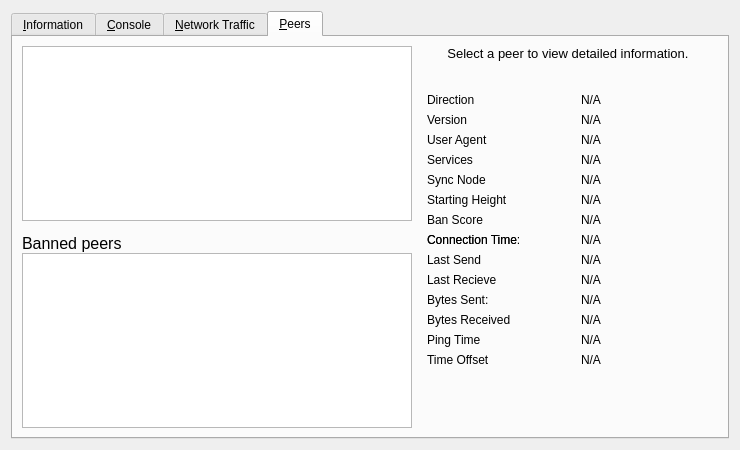
<?xml version="1.0" encoding="UTF-8"?>
<ui version="4.0">
 <class>RPCConsole</class>
 <widget class="QWidget" name="RPCConsole">
  <property name="geometry">
   <rect>
    <x>0</x>
    <y>0</y>
    <width>740</width>
    <height>450</height>
   </rect>
  </property>
  <property name="windowTitle">
   <string>Crave - Debug window</string>
  </property>
  <layout class="QVBoxLayout" name="verticalLayout_2">
   <item>
    <widget class="QTabWidget" name="tabWidget">
     <property name="currentIndex">
      <number>3</number>
     </property>
     <widget class="QWidget" name="tab_info">
      <attribute name="title">
       <string>&amp;Information</string>
      </attribute>
      <layout class="QFormLayout" name="formLayout">
       <item row="0" column="0">
        <widget class="QLabel" name="label_9">
         <property name="font">
          <font>
           <weight>75</weight>
           <bold>true</bold>
          </font>
         </property>
         <property name="text">
          <string>Crave Core</string>
         </property>
        </widget>
       </item>
       <item row="1" column="0">
        <widget class="QLabel" name="label_5">
         <property name="text">
          <string>Client name</string>
         </property>
        </widget>
       </item>
       <item row="1" column="1">
        <widget class="QLabel" name="clientName">
         <property name="cursor">
          <cursorShape>IBeamCursor</cursorShape>
         </property>
         <property name="text">
          <string>N/A</string>
         </property>
         <property name="textFormat">
          <enum>Qt::PlainText</enum>
         </property>
         <property name="textInteractionFlags">
          <set>Qt::LinksAccessibleByMouse|Qt::TextSelectableByKeyboard|Qt::TextSelectableByMouse</set>
         </property>
        </widget>
       </item>
       <item row="2" column="0">
        <widget class="QLabel" name="label_6">
         <property name="text">
          <string>Client version</string>
         </property>
        </widget>
       </item>
       <item row="2" column="1">
        <widget class="QLabel" name="clientVersion">
         <property name="cursor">
          <cursorShape>IBeamCursor</cursorShape>
         </property>
         <property name="text">
          <string>N/A</string>
         </property>
         <property name="textFormat">
          <enum>Qt::PlainText</enum>
         </property>
         <property name="textInteractionFlags">
          <set>Qt::LinksAccessibleByMouse|Qt::TextSelectableByKeyboard|Qt::TextSelectableByMouse</set>
         </property>
        </widget>
       </item>
       <item row="3" column="0">
        <widget class="QLabel" name="label_14">
         <property name="text">
          <string>Using OpenSSL version</string>
         </property>
         <property name="indent">
          <number>10</number>
         </property>
        </widget>
       </item>
       <item row="3" column="1">
        <widget class="QLabel" name="openSSLVersion">
         <property name="cursor">
          <cursorShape>IBeamCursor</cursorShape>
         </property>
         <property name="text">
          <string>N/A</string>
         </property>
         <property name="textFormat">
          <enum>Qt::PlainText</enum>
         </property>
         <property name="textInteractionFlags">
          <set>Qt::LinksAccessibleByMouse|Qt::TextSelectableByKeyboard|Qt::TextSelectableByMouse</set>
         </property>
        </widget>
       </item>
       <item row="4" column="0">
        <widget class="QLabel" name="label_12">
         <property name="text">
          <string>Build date</string>
         </property>
        </widget>
       </item>
       <item row="4" column="1">
        <widget class="QLabel" name="buildDate">
         <property name="cursor">
          <cursorShape>IBeamCursor</cursorShape>
         </property>
         <property name="text">
          <string>N/A</string>
         </property>
         <property name="textFormat">
          <enum>Qt::PlainText</enum>
         </property>
         <property name="textInteractionFlags">
          <set>Qt::LinksAccessibleByMouse|Qt::TextSelectableByKeyboard|Qt::TextSelectableByMouse</set>
         </property>
        </widget>
       </item>
       <item row="5" column="0">
        <widget class="QLabel" name="label_13">
         <property name="text">
          <string>Startup time</string>
         </property>
        </widget>
       </item>
       <item row="5" column="1">
        <widget class="QLabel" name="startupTime">
         <property name="cursor">
          <cursorShape>IBeamCursor</cursorShape>
         </property>
         <property name="text">
          <string>N/A</string>
         </property>
         <property name="textFormat">
          <enum>Qt::PlainText</enum>
         </property>
         <property name="textInteractionFlags">
          <set>Qt::LinksAccessibleByMouse|Qt::TextSelectableByKeyboard|Qt::TextSelectableByMouse</set>
         </property>
        </widget>
       </item>
       <item row="6" column="0">
        <widget class="QLabel" name="label_11">
         <property name="font">
          <font>
           <weight>75</weight>
           <bold>true</bold>
          </font>
         </property>
         <property name="text">
          <string>Network</string>
         </property>
        </widget>
       </item>
       <item row="7" column="0">
        <widget class="QLabel" name="label_7">
         <property name="text">
          <string>Number of connections</string>
         </property>
        </widget>
       </item>
       <item row="7" column="1">
        <widget class="QLabel" name="numberOfConnections">
         <property name="cursor">
          <cursorShape>IBeamCursor</cursorShape>
         </property>
         <property name="text">
          <string>N/A</string>
         </property>
         <property name="textFormat">
          <enum>Qt::PlainText</enum>
         </property>
         <property name="textInteractionFlags">
          <set>Qt::LinksAccessibleByMouse|Qt::TextSelectableByKeyboard|Qt::TextSelectableByMouse</set>
         </property>
        </widget>
       </item>
       <item row="8" column="0">
        <widget class="QLabel" name="label_15">
         <property name="text">
          <string>Number of masternodes</string>
         </property>
        </widget>
       </item>
       <item row="8" column="1">
        <widget class="QLabel" name="masternodeCount">
         <property name="cursor">
          <cursorShape>IBeamCursor</cursorShape>
         </property>
         <property name="text">
          <string>N/A</string>
         </property>
         <property name="textFormat">
          <enum>Qt::PlainText</enum>
         </property>
         <property name="textInteractionFlags">
          <set>Qt::LinksAccessibleByMouse|Qt::TextSelectableByKeyboard|Qt::TextSelectableByMouse</set>
         </property>
        </widget>
       </item>
       <item row="9" column="0">
        <widget class="QLabel" name="label_8">
         <property name="text">
          <string>On testnet</string>
         </property>
        </widget>
       </item>
       <item row="9" column="1">
        <widget class="QCheckBox" name="isTestNet">
         <property name="enabled">
          <bool>false</bool>
         </property>
         <property name="text">
          <string/>
         </property>
        </widget>
       </item>
       <item row="10" column="0">
        <widget class="QLabel" name="label_10">
         <property name="font">
          <font>
           <weight>75</weight>
           <bold>true</bold>
          </font>
         </property>
         <property name="text">
          <string>Block chain</string>
         </property>
        </widget>
       </item>
       <item row="11" column="0">
        <widget class="QLabel" name="label_3">
         <property name="text">
          <string>Current number of blocks</string>
         </property>
        </widget>
       </item>
       <item row="11" column="1">
        <widget class="QLabel" name="numberOfBlocks">
         <property name="cursor">
          <cursorShape>IBeamCursor</cursorShape>
         </property>
         <property name="text">
          <string>N/A</string>
         </property>
         <property name="textFormat">
          <enum>Qt::PlainText</enum>
         </property>
         <property name="textInteractionFlags">
          <set>Qt::LinksAccessibleByMouse|Qt::TextSelectableByKeyboard|Qt::TextSelectableByMouse</set>
         </property>
        </widget>
       </item>
       <item row="12" column="0">
        <widget class="QLabel" name="label_2">
         <property name="text">
          <string>Last block time</string>
         </property>
        </widget>
       </item>
       <item row="12" column="1">
        <widget class="QLabel" name="lastBlockTime">
         <property name="cursor">
          <cursorShape>IBeamCursor</cursorShape>
         </property>
         <property name="text">
          <string>N/A</string>
         </property>
         <property name="textFormat">
          <enum>Qt::PlainText</enum>
         </property>
         <property name="textInteractionFlags">
          <set>Qt::LinksAccessibleByMouse|Qt::TextSelectableByKeyboard|Qt::TextSelectableByMouse</set>
         </property>
        </widget>
       </item>
       <item row="13" column="0">
        <spacer name="verticalSpacer_2">
         <property name="orientation">
          <enum>Qt::Vertical</enum>
         </property>
         <property name="sizeHint" stdset="0">
          <size>
           <width>20</width>
           <height>10</height>
          </size>
         </property>
        </spacer>
       </item>
       <item row="14" column="0">
        <widget class="QLabel" name="labelDebugLogfile">
         <property name="font">
          <font>
           <weight>75</weight>
           <bold>true</bold>
          </font>
         </property>
         <property name="text">
          <string>Debug log file</string>
         </property>
        </widget>
       </item>
       <item row="15" column="0">
        <widget class="QPushButton" name="openDebugLogfileButton">
         <property name="toolTip">
          <string>Open the Crave debug log file from the current data directory. This can take a few seconds for large log files.</string>
         </property>
         <property name="text">
          <string>&amp;Open</string>
         </property>
         <property name="autoDefault">
          <bool>false</bool>
         </property>
        </widget>
       </item>
       <item row="16" column="0">
        <widget class="QLabel" name="labelCLOptions">
         <property name="font">
          <font>
           <weight>75</weight>
           <bold>true</bold>
          </font>
         </property>
         <property name="text">
          <string>Command-line options</string>
         </property>
        </widget>
       </item>
       <item row="17" column="0">
        <widget class="QPushButton" name="showCLOptionsButton">
         <property name="toolTip">
          <string>Show the Crave-Qt help message to get a list with possible Crave command-line options.</string>
         </property>
         <property name="text">
          <string>&amp;Show</string>
         </property>
         <property name="autoDefault">
          <bool>false</bool>
         </property>
        </widget>
       </item>
       <item row="18" column="0">
        <spacer name="verticalSpacer">
         <property name="orientation">
          <enum>Qt::Vertical</enum>
         </property>
         <property name="sizeHint" stdset="0">
          <size>
           <width>20</width>
           <height>20</height>
          </size>
         </property>
        </spacer>
       </item>
      </layout>
     </widget>
     <widget class="QWidget" name="tab_console">
      <attribute name="title">
       <string>&amp;Console</string>
      </attribute>
      <layout class="QGridLayout" name="gridLayout">
       <item row="0" column="0">
        <widget class="QTextEdit" name="messagesWidget">
         <property name="minimumSize">
          <size>
           <width>0</width>
           <height>100</height>
          </size>
         </property>
         <property name="readOnly">
          <bool>true</bool>
         </property>
         <property name="tabKeyNavigation" stdset="0">
          <bool>false</bool>
         </property>
         <property name="columnCount" stdset="0">
          <number>2</number>
         </property>
        </widget>
       </item>
       <item row="1" column="0">
        <layout class="QHBoxLayout" name="horizontalLayout">
         <property name="spacing">
          <number>3</number>
         </property>
         <item>
          <widget class="QPushButton" name="copyButton">
           <property name="maximumSize">
            <size>
             <width>24</width>
             <height>24</height>
            </size>
           </property>
           <property name="toolTip">
            <string>Copy to clipboard</string>
           </property>
           <property name="text">
            <string/>
           </property>
           <property name="icon">
            <iconset resource="../bitcoin.qrc">
             <normaloff>:/icons/editcopy</normaloff>:/icons/editcopy</iconset>
           </property>
           <property name="shortcut">
            <string notr="true">Ctrl+L</string>
           </property>
           <property name="autoDefault">
            <bool>false</bool>
           </property>
          </widget>
         </item>
         <item>
          <widget class="QLabel" name="label">
           <property name="text">
            <string notr="true">&gt;</string>
           </property>
          </widget>
         </item>
         <item>
          <widget class="QLineEdit" name="lineEdit"/>
         </item>
         <item>
          <widget class="QToolButton" name="pasteButton">
           <property name="sizePolicy">
            <sizepolicy hsizetype="Minimum" vsizetype="Fixed">
             <horstretch>0</horstretch>
             <verstretch>0</verstretch>
            </sizepolicy>
           </property>
           <property name="minimumSize">
            <size>
             <width>24</width>
             <height>24</height>
            </size>
           </property>
           <property name="maximumSize">
            <size>
             <width>24</width>
             <height>24</height>
            </size>
           </property>
           <property name="toolTip">
            <string>Paste from clipboard</string>
           </property>
           <property name="text">
            <string/>
           </property>
           <property name="icon">
            <iconset resource="../bitcoin.qrc">
             <normaloff>:/icons/editpaste</normaloff>:/icons/editpaste</iconset>
           </property>
           <property name="shortcut">
            <string>Alt+P</string>
           </property>
          </widget>
         </item>
        </layout>
       </item>
      </layout>
     </widget>
     <widget class="QWidget" name="tab_nettraffic">
      <attribute name="title">
       <string>&amp;Network Traffic</string>
      </attribute>
      <layout class="QHBoxLayout" name="horizontalLayout_3">
       <item>
        <layout class="QVBoxLayout" name="verticalLayout_4">
         <item>
          <widget class="TrafficGraphWidget" name="trafficGraph" native="true">
           <property name="sizePolicy">
            <sizepolicy hsizetype="Expanding" vsizetype="Expanding">
             <horstretch>0</horstretch>
             <verstretch>0</verstretch>
            </sizepolicy>
           </property>
          </widget>
         </item>
         <item>
          <layout class="QHBoxLayout" name="horizontalLayout_2">
           <item>
            <widget class="QSlider" name="sldGraphRange">
             <property name="minimum">
              <number>1</number>
             </property>
             <property name="maximum">
              <number>288</number>
             </property>
             <property name="pageStep">
              <number>12</number>
             </property>
             <property name="value">
              <number>6</number>
             </property>
             <property name="orientation">
              <enum>Qt::Horizontal</enum>
             </property>
            </widget>
           </item>
           <item>
            <widget class="QLabel" name="lblGraphRange">
             <property name="minimumSize">
              <size>
               <width>100</width>
               <height>0</height>
              </size>
             </property>
             <property name="alignment">
              <set>Qt::AlignCenter</set>
             </property>
            </widget>
           </item>
           <item>
            <widget class="QPushButton" name="btnClearTrafficGraph">
             <property name="text">
              <string>&amp;Clear</string>
             </property>
            </widget>
           </item>
          </layout>
         </item>
        </layout>
       </item>
       <item>
        <layout class="QVBoxLayout" name="verticalLayout">
         <item>
          <widget class="QGroupBox" name="groupBox">
           <property name="title">
            <string>Totals</string>
           </property>
           <layout class="QVBoxLayout" name="verticalLayout_5">
            <item>
             <layout class="QHBoxLayout" name="horizontalLayout_4">
              <item>
               <widget class="Line" name="line">
                <property name="sizePolicy">
                 <sizepolicy hsizetype="Fixed" vsizetype="Fixed">
                  <horstretch>0</horstretch>
                  <verstretch>0</verstretch>
                 </sizepolicy>
                </property>
                <property name="minimumSize">
                 <size>
                  <width>10</width>
                  <height>0</height>
                 </size>
                </property>
                <property name="palette">
                 <palette>
                  <active>
                   <colorrole role="Light">
                    <brush brushstyle="SolidPattern">
                     <color alpha="255">
                      <red>0</red>
                      <green>255</green>
                      <blue>0</blue>
                     </color>
                    </brush>
                   </colorrole>
                  </active>
                  <inactive>
                   <colorrole role="Light">
                    <brush brushstyle="SolidPattern">
                     <color alpha="255">
                      <red>0</red>
                      <green>255</green>
                      <blue>0</blue>
                     </color>
                    </brush>
                   </colorrole>
                  </inactive>
                  <disabled>
                   <colorrole role="Light">
                    <brush brushstyle="SolidPattern">
                     <color alpha="255">
                      <red>0</red>
                      <green>255</green>
                      <blue>0</blue>
                     </color>
                    </brush>
                   </colorrole>
                  </disabled>
                 </palette>
                </property>
                <property name="orientation">
                 <enum>Qt::Horizontal</enum>
                </property>
               </widget>
              </item>
              <item>
               <widget class="QLabel" name="label_16">
                <property name="text">
                 <string>In:</string>
                </property>
               </widget>
              </item>
              <item>
               <widget class="QLabel" name="lblBytesIn">
                <property name="minimumSize">
                 <size>
                  <width>50</width>
                  <height>0</height>
                 </size>
                </property>
                <property name="alignment">
                 <set>Qt::AlignRight|Qt::AlignTrailing|Qt::AlignVCenter</set>
                </property>
               </widget>
              </item>
             </layout>
            </item>
            <item>
             <layout class="QHBoxLayout" name="horizontalLayout_5">
              <item>
               <widget class="Line" name="line_2">
                <property name="sizePolicy">
                 <sizepolicy hsizetype="Fixed" vsizetype="Fixed">
                  <horstretch>0</horstretch>
                  <verstretch>0</verstretch>
                 </sizepolicy>
                </property>
                <property name="minimumSize">
                 <size>
                  <width>10</width>
                  <height>0</height>
                 </size>
                </property>
                <property name="palette">
                 <palette>
                  <active>
                   <colorrole role="Light">
                    <brush brushstyle="SolidPattern">
                     <color alpha="255">
                      <red>255</red>
                      <green>0</green>
                      <blue>0</blue>
                     </color>
                    </brush>
                   </colorrole>
                  </active>
                  <inactive>
                   <colorrole role="Light">
                    <brush brushstyle="SolidPattern">
                     <color alpha="255">
                      <red>255</red>
                      <green>0</green>
                      <blue>0</blue>
                     </color>
                    </brush>
                   </colorrole>
                  </inactive>
                  <disabled>
                   <colorrole role="Light">
                    <brush brushstyle="SolidPattern">
                     <color alpha="255">
                      <red>255</red>
                      <green>0</green>
                      <blue>0</blue>
                     </color>
                    </brush>
                   </colorrole>
                  </disabled>
                 </palette>
                </property>
                <property name="orientation">
                 <enum>Qt::Horizontal</enum>
                </property>
               </widget>
              </item>
              <item>
               <widget class="QLabel" name="label_17">
                <property name="text">
                 <string>Out:</string>
                </property>
               </widget>
              </item>
              <item>
               <widget class="QLabel" name="lblBytesOut">
                <property name="minimumSize">
                 <size>
                  <width>50</width>
                  <height>0</height>
                 </size>
                </property>
                <property name="alignment">
                 <set>Qt::AlignRight|Qt::AlignTrailing|Qt::AlignVCenter</set>
                </property>
               </widget>
              </item>
             </layout>
            </item>
            <item>
             <spacer name="verticalSpacer_4">
              <property name="orientation">
               <enum>Qt::Vertical</enum>
              </property>
              <property name="sizeHint" stdset="0">
               <size>
                <width>20</width>
                <height>407</height>
               </size>
              </property>
             </spacer>
            </item>
           </layout>
          </widget>
         </item>
        </layout>
       </item>
      </layout>
     </widget>
     <widget class="QWidget" name="tab_peers">
      <attribute name="title">
       <string>&amp;Peers</string>
      </attribute>
      <layout class="QGridLayout" name="gridLayout_2">
       <item row="0" column="0" rowspan="2">
        <layout class="QVBoxLayout" name="verticalLayout_101">
         <property name="spacing">
          <number>0</number>
         </property>
         <item>
          <widget class="QTableView" name="peerWidget">
           <property name="horizontalScrollBarPolicy">
            <enum>Qt::ScrollBarAsNeeded</enum>
           </property>
           <property name="sortingEnabled">
            <bool>true</bool>
           </property>
           <attribute name="horizontalHeaderHighlightSections">
            <bool>false</bool>
           </attribute>
          </widget>
         </item>
         <item>
          <widget class="QLabel" name="banHeading">
           <property name="sizePolicy">
            <sizepolicy hsizetype="Preferred" vsizetype="Minimum">
             <horstretch>0</horstretch>
             <verstretch>0</verstretch>
            </sizepolicy>
           </property>
           <property name="minimumSize">
            <size>
             <width>300</width>
             <height>32</height>
            </size>
           </property>
           <property name="maximumSize">
            <size>
             <width>16777215</width>
             <height>32</height>
            </size>
           </property>
           <property name="font">
            <font>
             <pointsize>12</pointsize>
            </font>
           </property>
           <property name="cursor">
            <cursorShape>IBeamCursor</cursorShape>
           </property>
           <property name="text">
            <string>Banned peers</string>
           </property>
           <property name="alignment">
            <set>Qt::AlignBottom|Qt::AlignLeading|Qt::AlignLeft</set>
           </property>
           <property name="wordWrap">
            <bool>true</bool>
           </property>
           <property name="textInteractionFlags">
            <set>Qt::NoTextInteraction</set>
           </property>
          </widget>
         </item>
         <item>
          <widget class="QTableView" name="banlistWidget">
           <property name="sizePolicy">
            <sizepolicy hsizetype="Expanding" vsizetype="Expanding">
             <horstretch>0</horstretch>
             <verstretch>0</verstretch>
            </sizepolicy>
           </property>
           <property name="horizontalScrollBarPolicy">
            <enum>Qt::ScrollBarAsNeeded</enum>
           </property>
           <property name="sortingEnabled">
            <bool>true</bool>
           </property>
           <attribute name="horizontalHeaderHighlightSections">
            <bool>false</bool>
           </attribute>
          </widget>
         </item>
        </layout>
       </item>
       <item row="0" column="1">
        <widget class="QLabel" name="peerHeading">
         <property name="sizePolicy">
          <sizepolicy hsizetype="Preferred" vsizetype="Minimum">
           <horstretch>0</horstretch>
           <verstretch>0</verstretch>
          </sizepolicy>
         </property>
         <property name="minimumSize">
          <size>
           <width>300</width>
           <height>32</height>
          </size>
         </property>
         <property name="font">
          <font>
           <pointsize>10</pointsize>
          </font>
         </property>
         <property name="cursor">
          <cursorShape>IBeamCursor</cursorShape>
         </property>
         <property name="text">
          <string>Select a peer to view detailed information.</string>
         </property>
         <property name="alignment">
          <set>Qt::AlignHCenter|Qt::AlignTop</set>
         </property>
         <property name="wordWrap">
          <bool>true</bool>
         </property>
         <property name="textInteractionFlags">
          <set>Qt::LinksAccessibleByMouse|Qt::TextSelectableByKeyboard|Qt::TextSelectableByMouse</set>
         </property>
        </widget>
       </item>
       <item row="1" column="1">
        <widget class="QWidget" name="detailWidget" native="true">
         <property name="minimumSize">
          <size>
           <width>300</width>
           <height>0</height>
          </size>
         </property>
         <layout class="QGridLayout" name="gridLayout_3">
          <item row="0" column="0">
           <widget class="QLabel" name="label_23">
            <property name="text">
             <string>Direction</string>
            </property>
           </widget>
          </item>
          <item row="0" column="2">
           <widget class="QLabel" name="peerDirection">
            <property name="cursor">
             <cursorShape>IBeamCursor</cursorShape>
            </property>
            <property name="text">
             <string>N/A</string>
            </property>
            <property name="textFormat">
             <enum>Qt::PlainText</enum>
            </property>
            <property name="textInteractionFlags">
             <set>Qt::LinksAccessibleByMouse|Qt::TextSelectableByKeyboard|Qt::TextSelectableByMouse</set>
            </property>
           </widget>
          </item>
          <item row="1" column="0">
           <widget class="QLabel" name="label_21">
            <property name="text">
             <string>Version</string>
            </property>
           </widget>
          </item>
          <item row="2" column="0">
           <widget class="QLabel" name="label_28">
            <property name="cursor">
             <cursorShape>IBeamCursor</cursorShape>
            </property>
            <property name="text">
             <string>User Agent</string>
            </property>
            <property name="textFormat">
             <enum>Qt::PlainText</enum>
            </property>
            <property name="textInteractionFlags">
             <set>Qt::LinksAccessibleByMouse|Qt::TextSelectableByKeyboard|Qt::TextSelectableByMouse</set>
            </property>
           </widget>
          </item>
          <item row="2" column="2">
           <widget class="QLabel" name="peerSubversion">
            <property name="cursor">
             <cursorShape>IBeamCursor</cursorShape>
            </property>
            <property name="text">
             <string>N/A</string>
            </property>
            <property name="textFormat">
             <enum>Qt::PlainText</enum>
            </property>
            <property name="textInteractionFlags">
             <set>Qt::LinksAccessibleByMouse|Qt::TextSelectableByKeyboard|Qt::TextSelectableByMouse</set>
            </property>
           </widget>
          </item>
          <item row="3" column="0">
           <widget class="QLabel" name="label_4">
            <property name="text">
             <string>Services</string>
            </property>
           </widget>
          </item>
          <item row="3" column="2">
           <widget class="QLabel" name="peerServices">
            <property name="cursor">
             <cursorShape>IBeamCursor</cursorShape>
            </property>
            <property name="text">
             <string>N/A</string>
            </property>
            <property name="textFormat">
             <enum>Qt::PlainText</enum>
            </property>
            <property name="textInteractionFlags">
             <set>Qt::LinksAccessibleByMouse|Qt::TextSelectableByKeyboard|Qt::TextSelectableByMouse</set>
            </property>
           </widget>
          </item>
          <item row="8" column="0">
           <widget class="QLabel" name="label_22">
            <property name="text">
             <string>Connection Time:</string>
            </property>
           </widget>
          </item>
          <item row="4" column="0">
           <widget class="QLabel" name="label_25">
            <property name="text">
             <string>Sync Node</string>
            </property>
           </widget>
          </item>
          <item row="4" column="2">
           <widget class="QLabel" name="peerSyncNode">
            <property name="cursor">
             <cursorShape>IBeamCursor</cursorShape>
            </property>
            <property name="text">
             <string>N/A</string>
            </property>
            <property name="textFormat">
             <enum>Qt::PlainText</enum>
            </property>
            <property name="textInteractionFlags">
             <set>Qt::LinksAccessibleByMouse|Qt::TextSelectableByKeyboard|Qt::TextSelectableByMouse</set>
            </property>
           </widget>
          </item>
          <item row="5" column="0">
           <widget class="QLabel" name="label_29">
            <property name="text">
             <string>Starting Height</string>
            </property>
           </widget>
          </item>
          <item row="5" column="2">
           <widget class="QLabel" name="peerHeight">
            <property name="cursor">
             <cursorShape>IBeamCursor</cursorShape>
            </property>
            <property name="text">
             <string>N/A</string>
            </property>
            <property name="textFormat">
             <enum>Qt::PlainText</enum>
            </property>
            <property name="textInteractionFlags">
             <set>Qt::LinksAccessibleByMouse|Qt::TextSelectableByKeyboard|Qt::TextSelectableByMouse</set>
            </property>
           </widget>
          </item>
          <item row="7" column="0">
           <widget class="QLabel" name="label_24">
            <property name="text">
             <string>Ban Score</string>
            </property>
           </widget>
          </item>
          <item row="7" column="2">
           <widget class="QLabel" name="peerBanScore">
            <property name="cursor">
             <cursorShape>IBeamCursor</cursorShape>
            </property>
            <property name="text">
             <string>N/A</string>
            </property>
            <property name="textFormat">
             <enum>Qt::PlainText</enum>
            </property>
            <property name="textInteractionFlags">
             <set>Qt::LinksAccessibleByMouse|Qt::TextSelectableByKeyboard|Qt::TextSelectableByMouse</set>
            </property>
           </widget>
          </item>
          <item row="8" column="0">
           <widget class="QLabel" name="label_22">
            <property name="text">
             <string>Connection Time</string>
            </property>
           </widget>
          </item>
          <item row="8" column="2">
           <widget class="QLabel" name="peerConnTime">
            <property name="cursor">
             <cursorShape>IBeamCursor</cursorShape>
            </property>
            <property name="text">
             <string>N/A</string>
            </property>
            <property name="textFormat">
             <enum>Qt::PlainText</enum>
            </property>
            <property name="textInteractionFlags">
             <set>Qt::LinksAccessibleByMouse|Qt::TextSelectableByKeyboard|Qt::TextSelectableByMouse</set>
            </property>
           </widget>
          </item>
          <item row="9" column="0">
           <widget class="QLabel" name="label_15">
            <property name="text">
             <string>Last Send</string>
            </property>
           </widget>
          </item>
          <item row="9" column="2">
           <widget class="QLabel" name="peerLastSend">
            <property name="cursor">
             <cursorShape>IBeamCursor</cursorShape>
            </property>
            <property name="text">
             <string>N/A</string>
            </property>
            <property name="textFormat">
             <enum>Qt::PlainText</enum>
            </property>
            <property name="textInteractionFlags">
             <set>Qt::LinksAccessibleByMouse|Qt::TextSelectableByKeyboard|Qt::TextSelectableByMouse</set>
            </property>
           </widget>
          </item>
          <item row="10" column="0">
           <widget class="QLabel" name="label_19">
            <property name="text">
             <string>Last Recieve</string>
            </property>
           </widget>
          </item>
          <item row="10" column="2">
           <widget class="QLabel" name="peerLastRecv">
            <property name="cursor">
             <cursorShape>IBeamCursor</cursorShape>
            </property>
            <property name="text">
             <string>N/A</string>
            </property>
            <property name="textFormat">
             <enum>Qt::PlainText</enum>
            </property>
            <property name="textInteractionFlags">
             <set>Qt::LinksAccessibleByMouse|Qt::TextSelectableByKeyboard|Qt::TextSelectableByMouse</set>
            </property>
           </widget>
          </item>
          <item row="11" column="0">
           <widget class="QLabel" name="label_18">
            <property name="text">
             <string>Bytes Sent:</string>
            </property>
           </widget>
          </item>
          <item row="11" column="2">
           <widget class="QLabel" name="peerBytesSent">
            <property name="cursor">
             <cursorShape>IBeamCursor</cursorShape>
            </property>
            <property name="text">
             <string>N/A</string>
            </property>
            <property name="textFormat">
             <enum>Qt::PlainText</enum>
            </property>
            <property name="textInteractionFlags">
             <set>Qt::LinksAccessibleByMouse|Qt::TextSelectableByKeyboard|Qt::TextSelectableByMouse</set>
            </property>
           </widget>
          </item>
          <item row="12" column="0">
           <widget class="QLabel" name="label_20">
            <property name="text">
             <string>Bytes Received</string>
            </property>
           </widget>
          </item>
          <item row="12" column="2">
           <widget class="QLabel" name="peerBytesRecv">
            <property name="cursor">
             <cursorShape>IBeamCursor</cursorShape>
            </property>
            <property name="text">
             <string>N/A</string>
            </property>
            <property name="textFormat">
             <enum>Qt::PlainText</enum>
            </property>
            <property name="textInteractionFlags">
             <set>Qt::LinksAccessibleByMouse|Qt::TextSelectableByKeyboard|Qt::TextSelectableByMouse</set>
            </property>
           </widget>
          </item>
          <item row="13" column="0">
           <widget class="QLabel" name="label_26">
            <property name="text">
             <string>Ping Time</string>
            </property>
           </widget>
          </item>
          <item row="13" column="2">
           <widget class="QLabel" name="peerPingTime">
            <property name="cursor">
             <cursorShape>IBeamCursor</cursorShape>
            </property>
            <property name="text">
             <string>N/A</string>
            </property>
            <property name="textFormat">
             <enum>Qt::PlainText</enum>
            </property>
            <property name="textInteractionFlags">
             <set>Qt::LinksAccessibleByMouse|Qt::TextSelectableByKeyboard|Qt::TextSelectableByMouse</set>
            </property>
           </widget>
          </item>
          <item row="14" column="0">
           <widget class="QLabel" name="label_timeoffset">
            <property name="text">
             <string>Time Offset</string>
            </property>
           </widget>
          </item>
          <item row="14" column="2">
           <widget class="QLabel" name="timeoffset">
            <property name="cursor">
             <cursorShape>IBeamCursor</cursorShape>
            </property>
            <property name="text">
             <string>N/A</string>
            </property>
            <property name="textFormat">
             <enum>Qt::PlainText</enum>
            </property>
            <property name="textInteractionFlags">
             <set>Qt::LinksAccessibleByMouse|Qt::TextSelectableByKeyboard|Qt::TextSelectableByMouse</set>
            </property>
           </widget>
          </item>
          <item row="15" column="1">
           <spacer name="verticalSpacer_3">
            <property name="orientation">
             <enum>Qt::Vertical</enum>
            </property>
            <property name="sizeHint" stdset="0">
             <size>
              <width>20</width>
              <height>40</height>
             </size>
            </property>
           </spacer>
          </item>
          <item row="1" column="2">
           <widget class="QLabel" name="peerVersion">
            <property name="text">
             <string>N/A</string>
            </property>
           </widget>
          </item>
         </layout>
        </widget>
       </item>
      </layout>
     </widget>
    </widget>
   </item>
  </layout>
 </widget>
 <customwidgets>
  <customwidget>
   <class>TrafficGraphWidget</class>
   <extends>QWidget</extends>
   <header>trafficgraphwidget.h</header>
   <container>1</container>
   <slots>
    <slot>clear()</slot>
   </slots>
  </customwidget>
 </customwidgets>
 <resources>
  <include location="../bitcoin.qrc"/>
 </resources>
 <connections/>
</ui>
